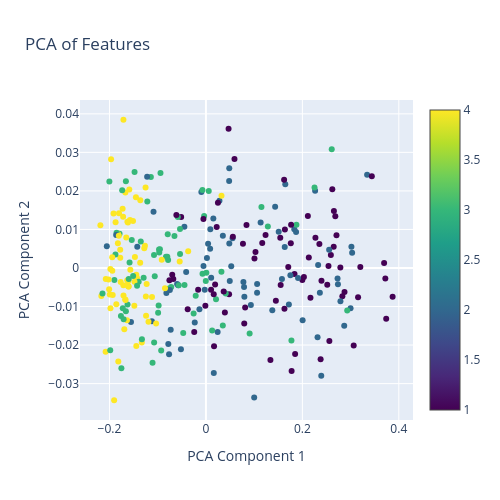
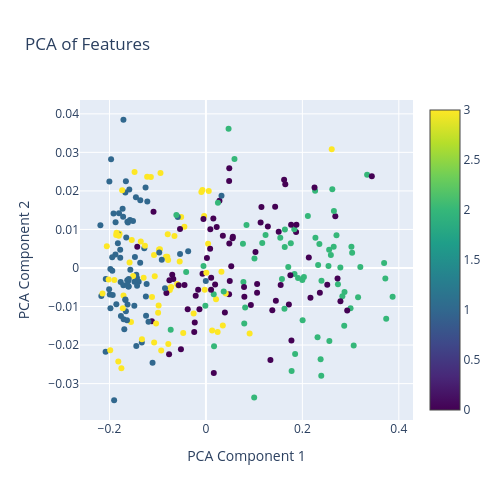

Here is the notebook cell these charts were saved with, in order:
### Markdown cell above
### Evaluate and visualise clustering

### Code cell
true_labels = [q-1 for q in qs]
baseline = [random.randint(0, 4) for _ in range(len(true_labels))]

print(f"ARI: {adjusted_rand_score(true_labels, labels):.2f} (random would be: {adjusted_rand_score(baseline, labels):.2f})")
print(f"NMI: {normalized_mutual_info_score(true_labels, labels):.2f} (random would be: {normalized_mutual_info_score(baseline, labels):.2f})")



# Reduce dimensionality to 2D for visualization
pca = PCA(n_components=2)
reduced_features = pca.fit_transform(X)

# to know if we can trust our eyes
# if it is very low then the higher dimension info matters a lot & we can't see
# above 0.7 is good!
print(pca.explained_variance_ratio_)

# Plot the clusters with Plotly to have interactive
fig = go.Figure()

# Scatter plot for 'Trees by Quartile'
fig.add_trace(go.Scatter(
    x=reduced_features[:, 0],
    y=reduced_features[:, 1],
    mode='markers',
    marker=dict(color=qs, colorscale='Viridis', showscale=True),
    name='Trees by Quartile'
))

# Update layout
fig.update_layout(
    title="PCA of Features",
    xaxis_title="PCA Component 1",
    yaxis_title="PCA Component 2",
    legend_title="Clusters",
    height=500,
    width=500
)

fig.show()

# Plot the clusters with Plotly to have interactive
fig2 = go.Figure()

# Scatter plot for 'K-means Clustering of Graphs'
fig2.add_trace(go.Scatter(
    x=reduced_features[:, 0],
    y=reduced_features[:, 1],
    mode='markers',
    marker=dict(color=labels, colorscale='Viridis', showscale=True),
    name='K-means Clustering of Graphs'
))

# Update layout
fig2.update_layout(
    title="PCA of Features",
    xaxis_title="PCA Component 1",
    yaxis_title="PCA Component 2",
    legend_title="Clusters",
    height=500,
    width=500
)

fig2.show()

print(abs( pca.components_ ))

# predicting from features of tree; from embeddings; then from tree itself?

### Figure 1 — Plotly figure (JSON) as saved in the notebook; plotly's stock layout.template omitted (floating-point values rounded to 4 significant figures; data arrays with more than 128 entries replaced by an {"elided": "..."} marker saying what was removed)
{"data": [{"marker": {"color": {"elided": "288 int values"}, "colorscale": [[0, "#440154"], [0.1111, "#482878"], [0.2222, "#3e4989"], [0.3333, "#31688e"], [0.4444, "#26828e"], [0.5556, "#1f9e89"], [0.6667, "#35b779"], [0.7778, "#6ece58"], [0.8889, "#b5de2b"], [1, "#fde725"]], "showscale": true}, "mode": "markers", "name": "Trees by Quartile", "type": "scatter", "x": {"elided": "288 float values"}, "y": {"elided": "288 float values"}}], "layout": {"height": 500, "legend": {"title": {"text": "Clusters"}}, "title": {"text": "PCA of Features"}, "width": 500, "xaxis": {"autorange": true, "range": [-0.2612, 0.4295], "title": {"text": "PCA Component 1"}, "type": "linear"}, "yaxis": {"autorange": true, "range": [-0.03944, 0.04359], "title": {"text": "PCA Component 2"}, "type": "linear"}}}

### Figure 2 — Plotly figure (JSON) as saved in the notebook; plotly's stock layout.template omitted (floating-point values rounded to 4 significant figures; data arrays with more than 128 entries replaced by an {"elided": "..."} marker saying what was removed)
{"data": [{"marker": {"color": {"elided": "288 int values"}, "colorscale": [[0, "#440154"], [0.1111, "#482878"], [0.2222, "#3e4989"], [0.3333, "#31688e"], [0.4444, "#26828e"], [0.5556, "#1f9e89"], [0.6667, "#35b779"], [0.7778, "#6ece58"], [0.8889, "#b5de2b"], [1, "#fde725"]], "showscale": true}, "mode": "markers", "name": "K-means Clustering of Graphs", "type": "scatter", "x": {"elided": "288 float values"}, "y": {"elided": "288 float values"}}], "layout": {"height": 500, "legend": {"title": {"text": "Clusters"}}, "title": {"text": "PCA of Features"}, "width": 500, "xaxis": {"autorange": true, "range": [-0.2612, 0.4295], "title": {"text": "PCA Component 1"}, "type": "linear"}, "yaxis": {"autorange": true, "range": [-0.03944, 0.04359], "title": {"text": "PCA Component 2"}, "type": "linear"}}}
